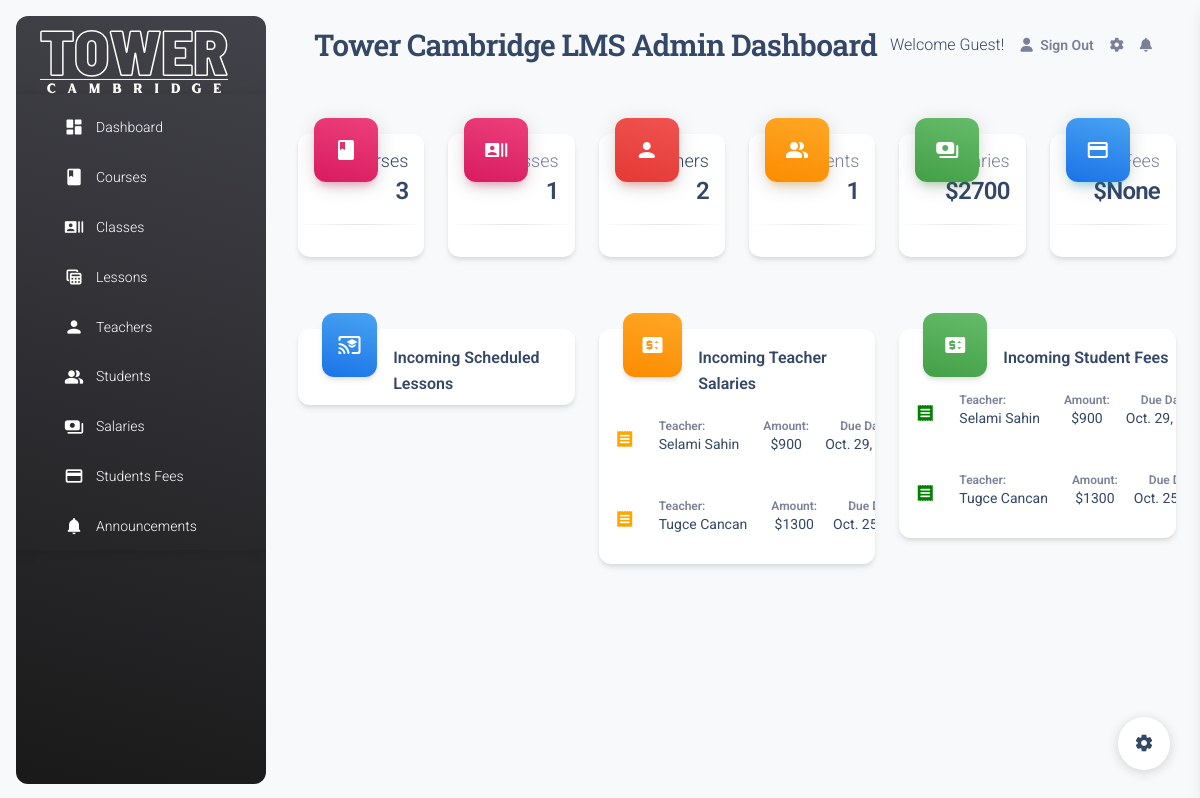
The app's page /admindashboard/ with its own data.
### tower_api/models.py (models this page shows, shortened)
class Salary(models.Model):
        teacher = models.ForeignKey(Teacher, related_name='teachers', on_delete=models.CASCADE)
        due_date = models.DateField()
        is_paid = models.BooleanField(default=False)

class Teacher(models.Model):
    first_name = models.CharField(max_length=30)
    last_name = models.CharField(max_length=30)
    gender = models.CharField(max_length=1, choices=gender, default='male')
    adress = models.CharField(max_length=300)
    phone = models.CharField(max_length=15)
    email = models.EmailField(max_length=254)
    photo = models.ImageField(upload_to='profile_pics/', blank=True)
    apply_date = models.DateField(auto_now_add=True)
    salary = models.PositiveIntegerField(null=True, blank=True)
    is_active = models.BooleanField(default=True)
    def __str__(self):
        return f'{self.first_name} {self.last_name}'

### towerweb/views.py (the view)
# urls.py: path('admindashboard/', admindashboard, name='admindashboard'),
def admindashboard(request):
    coursescount=models.Course.objects.all().count()
    clasescount=models.Clss.objects.all().count()
    teachercount=models.Teacher.objects.all().filter(is_active=True).count()
    lesson = models.Lesson.objects.all()
    salary = models.Salary.objects.all()
    today = date.today()
    studentcount=models.Student.objects.all().filter(is_active=True).count()
    teachersalary=models.Teacher.objects.filter(is_active=True).aggregate(Sum('salary'))
    studentfee=models.Student.objects.filter(is_active=True).aggregate(Sum('fee'))
    mydict={
        'coursescount':coursescount,
        'clasescount':clasescount,
        'teachercount':teachercount,
        'lesson': lesson,
        'salary': salary,
        'today': today,
        'studentcount':studentcount,
        'teachersalary':teachersalary['salary__sum'],
        'studentfee':studentfee['fee__sum'],
    }
    return render(request,'towerweb/admindashboard.html',context=mydict)

### towerweb/templates/towerweb/admindashboard.html (shortened to what this page needs)
{% extends 'towerweb/adminsidebar.html' %}
{% block content %}
<div class="container-fluid mt-5">
    <div class="row mt-5">
        <div class="col-lg-2">
            <div class="card  mb-5">
                <div class="card-header p-3 pt-2">
                    <div class="icon icon-lg icon-shape bg-gradient-primary shadow-primary shadow text-center border-radius-xl mt-n4 position-absolute">
                        <a href="{% url 'courses'  %}"><i class="material-icons opacity-10">book</i></a>
                </div>
                <div class="text-end pt-1">
                    <a href="{% url 'courses'  %}"><p class="text-lg mb-0 text-capitalize">Courses</p></a>
                    <h4 class="mb-0">{{coursescount}}</h4>
                </div>
            </div>
            <hr class="dark horizontal my-0">
            <div class="card-footer p-3">
            </div>
        </div>
    </div>
        <div class="col-lg-2">
            <div class="card  mb-5">
                <div class="card-header p-3 pt-2">
                    <div class="icon icon-lg icon-shape bg-gradient-primary shadow-primary shadow text-center border-radius-xl mt-n4 position-absolute">
                    <i class="material-icons opacity-10">recent_actors</i>
                </div>
                <div class="text-end pt-1">
                    <p class="text-lg mb-0 text-capitalize">Classes</p>
                    <h4 class="mb-0">{{clasescount}}</h4>
                </div>
            </div>
            <hr class="dark horizontal my-0">
            <div class="card-footer p-3">
            </div>
        </div>
    </div>
        <div class="col-lg-2">
            <div class="card  mb-5">
                <div class="card-header p-3 pt-2">
                    <div class="icon icon-lg icon-shape bg-gradient-danger shadow-danger shadow text-center border-radius-xl mt-n4 position-absolute">
                        <a href="{% url 'classes'  %}"><i class="material-icons opacity-10">person</i></a>
                </div>
                <div class="text-end pt-1">
                    <a href="{% url 'classes'  %}"><p class="text-lg mb-0 text-capitalize">Teachers</p></a>
                    <h4 class="mb-0">2</h4>
                </div>
            </div>
            <hr class="dark horizontal my-0">
            <div class="card-footer p-3">
            </div>
        </div>
    </div>
        <div class="col-lg-2">
            <div class="card  mb-5">
                <div class="card-header p-3 pt-2">
                    <div class="icon icon-lg icon-shape bg-gradient-warning shadow-warning shadow text-center border-radius-xl mt-n4 position-absolute">
                    <i class="material-icons opacity-10">people_alt</i>
                </div>
                <div class="text-end pt-1">
                    <p class="text-lg mb-0 text-capitalize">Students</p>
                    <h4 class="mb-0">{{studentcount}}</h4>
                </div>
            </div>
            <hr class="dark horizontal my-0">
            <div class="card-footer p-3">
            </div>
        </div>
    </div>
          <div class="col-lg-2">
            <div class="card  mb-5">
      <div class="card-header p-3 pt-2">
        <div class="icon icon-lg icon-shape bg-gradient-success shadow-success text-center border-radius-xl mt-n4 position-absolute">
          <i class="material-icons opacity-10">payments</i>
        </div>
        <div class="text-end pt-1">
          <p class="text-lg mb-0 text-capitalize">Salaries</p>
          <h4 class="mb-0"><span>${{teachersalary}}</span></h4>
        </div>
      </div>
      <hr class="dark horizontal my-0">
      <div class="card-footer p-3">
      </div>
    </div>
          </div>
          <div class="col-lg-2 mt-sm-0 mt-4">
            <div class="card  mb-5">
      <div class="card-header p-3 pt-2 bg-transparent">
        <div class="icon icon-lg icon-shape bg-gradient-info shadow-info text-center border-radius-xl mt-n4 position-absolute">
            <i class="material-icons opacity-10">payment</i>
        </div>
        <div class="text-end pt-1">
            <p class="text-lg mb-0 text-capitalize ">Fees</p>
            <h4 class="mb-0 ">${{studentfee}}</h4>
        </div>
      </div>
      <hr class="horizontal my-0 dark">
      <div class="card-footer p-3">
      </div>
    </div>
        </div>
    </div>
    <div class="row mt-4">
        <div class="col-4">
            <div class="card mb-4">
                <div class="d-flex">
                    <div class="icon icon-shape icon-lg bg-gradient-info shadow text-center border-radius-xl mt-n3 ms-4">
                        <i class="material-icons opacity-10" aria-hidden="true">cast_for_education</i>
                    </div>
                    <h6 class="mt-3 mb-2 ms-3 ">Incoming Scheduled Lessons</h6>
                </div>
            </div>
        </div>
        <div class="col-4">
            <div class="card mb-4">
                <div class="d-flex">
                    <div class="icon icon-shape icon-lg bg-gradient-warning shadow text-center border-radius-xl mt-n3 ms-4">
                        <i class="material-icons opacity-10" aria-hidden="true">price_change</i>
                    </div>
                    <h6 class="mt-3 mb-2 ms-3 ">Incoming Teacher Salaries</h6>
                </div>
                <div class="row">
                    {% for sal in salary %}
                        {% if sal.due_date >= today %}
                    <div class="col-lg-12 col-md-7">
                        <div class="table-responsive">
                            <table class="table align-items-center">
                                <tbody>
                                    <tr>
                                        <td class="w-30">
                                            <div class="d-flex px-2 py-1 align-items-center">
                                                <div>
                                                    <span class="material-icons" style="color: orange; font-size:xx-large"><span class="material-icons"><span class="material-icons">receipt</span></span></span>
                                                </div>
                                                <div class="ms-4">
                                                    <p class="text-xs font-weight-bold mb-0 ">Teacher:</p>
                                                    <h6 class="text-sm font-weight-normal mb-0 ">{{sal.teacher}}</h6>
                                                </div>
                                            </div>
                                        </td>
                                        <td>
                                            <div class="text-center">
                                                <p class="text-xs font-weight-bold mb-0 ">Amount:</p>
                                                <h6 class="text-sm font-weight-normal mb-0 ">${{sal.teacher.salary}}</h6>
                                            </div>
                                        </td>
                                        <td class="align-middle text-sm">
                                            <div class="col text-center">
                                                <p class="text-xs font-weight-bold mb-0 ">Due Date:</p>
                                                <h6 class="text-sm font-weight-normal mb-0 ">{{sal.due_date}}</h6>
                                            </div>
                                        </td>
                                    </tr>
                                </tbody>
                            </table>
                        </div>
                    </div>
                        {% endif%}
                    {% endfor %}
                </div>
            </div>
        </div>
        <div class="col-4">
            <div class="card mb-4">
                <div class="d-flex">
                    <div class="icon icon-shape icon-lg bg-gradient-success shadow text-center border-radius-xl mt-n3 ms-4">
                        <i class="material-icons opacity-10" aria-hidden="true">price_change</i>
                    </div>
                    <h6 class="mt-3 mb-2 ms-3 ">Incoming Student Fees</h6>
                </div>
                <div class="row">
                    {% for sal in salary %}
                        {% if sal.due_date >= today %}
                    <div class="col-lg-12 col-md-7">
                        <div class="table-responsive">
                            <table class="table align-items-center">
                                <tbody>
                                    <tr>
                                        <td class="w-30">
                                            <div class="d-flex px-2 py-1 align-items-center">
                                                <div>
                                                    <span class="material-icons" style="color: green; font-size:xx-large"><span class="material-icons"><span class="material-icons">receipt</span></span></span>
                                                </div>
                                                <div class="ms-4">
                                                    <p class="text-xs font-weight-bold mb-0 ">Teacher:</p>
                                                    <h6 class="text-sm font-weight-normal mb-0 ">{{sal.teacher}}</h6>
                                                </div>
                                            </div>
                                        </td>
                                        <td>
                                            <div class="text-center">
                                                <p class="text-xs font-weight-bold mb-0 ">Amount:</p>
                                                <h6 class="text-sm font-weight-normal mb-0 ">${{sal.teacher.salary}}</h6>
                                            </div>
                                        </td>
                                        <td class="align-middle text-sm">
                                            <div class="col text-center">
                                                <p class="text-xs font-weight-bold mb-0 ">Due Date:</p>
                                                <h6 class="text-sm font-weight-normal mb-0 ">{{sal.due_date}}</h6>
                                            </div>
                                        </td>
                                    </tr>
                                </tbody>
                            </table>
                        </div>
                    </div>
                        {% endif%}
                    {% endfor %}
                </div>
            </div>
        </div>
    </div>
</div>
{% endblock content %}

### towerweb/static/towerweb/css/nucleo-svg.css (style rules this page uses)
.icon { display: inline-block; color: #111111; height: 1em; width: 1em; }
.icon-lg { height: 1.6em; width: 1.6em; }
.icon { fill: currentColor; stroke: none; }

### records on screen
Salary: teacher "Selami Sahin", teacher.salary "900", due_date "Oct. 29,…"
Salary: teacher "Tugce Cancan", teacher.salary "1300", due_date "Oct.…"

### other values on screen
{{ coursescount }} "3"
{{ clasescount }} "1"
{{ studentcount }} "1"
{{ teachersalary }} "2700"
{{ studentfee }} "None"
